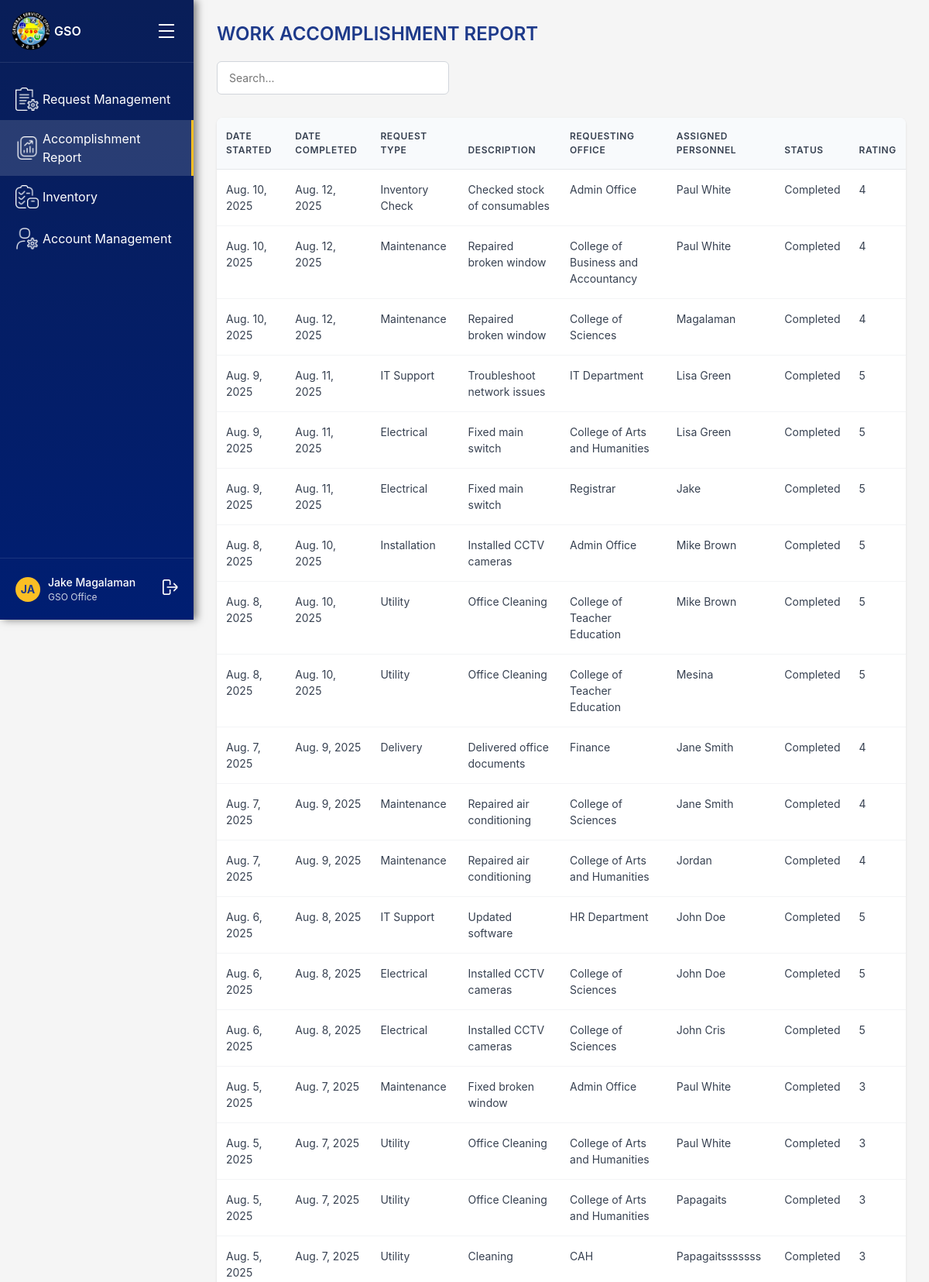
Page /reports/accomplishment-report/ (signed in, upper part) on the committed database.
### accounts/models.py (models this page shows)
class User(AbstractUser):
    ROLE_CHOICES = [
        ('gso', 'GSO Office'),
        ('unit_head', 'Unit Head'),
        ('personnel', 'Personnel'),
        ('employee', 'Employee'),
    ]
    UNIT_CHOICES = [
        ('admin', 'Admin'),
        ('requestor', 'Requestor'),
        ('maintenance', 'Maintenance'),
        ('electrical', 'Electrical'),
        ('utilities', 'Utilities'),
        ('motorpool', 'Motorpool'),
    ]
    STATUS_CHOICES = [
        ('active', 'Active'),
        ('inactive', 'Inactive'),
    ]
    status = models.CharField(max_length=10, choices=STATUS_CHOICES, default='active')
    role = models.CharField(max_length=20, choices=ROLE_CHOICES)
    unit = models.CharField(max_length=50, choices=UNIT_CHOICES, default='unassigned')

### reports/models.py (models this page shows, shortened)
class WorkAccomplishmentReport(models.Model):
    date_started = models.DateField()
    date_completed = models.DateField(null=True, blank=True)
    request_type = models.CharField(max_length=100)
    description = models.TextField()
    requesting_office = models.CharField(max_length=255)
    assigned_personnel = models.CharField(max_length=255)
    status = models.CharField(max_length=50)
    rating = models.CharField(max_length=50, null=True, blank=True)
    created_at = models.DateTimeField(auto_now_add=True)

### reports/views.py (the view)
# urls.py: path("accomplishment-report/", views.accomplishment_report, name="accomplishment_report"),
@login_required
def accomplishment_report(request):
    reports = WorkAccomplishmentReport.objects.all().order_by("-date_started")
    return render(
        request,
        "gso_office/accomplishment_report/accomplishment_report.html",
        {"reports": reports}
    )

### templates/gso_office/accomplishment_report/accomplishment_report.html (shortened to what this page needs)
{% extends "gso_office/gso_base_dashboard.html" %}
{% block main_content %}
<div class="header">
    <h1 class="page-title">WORK ACCOMPLISHMENT REPORT</h1>
    <input type="text" class="search-bar" placeholder="Search...">
</div>
<div class="table-container">
    <table class="table">
        <thead>
            <tr>
            <th>Date Started</th>
            <th>Date Completed</th>
            <th>Request Type</th>
            <th>Description</th>
            <th>Requesting Office</th>
            <th>Assigned Personnel</th>
            <th>Status</th>
            <th>Rating</th>
            </tr>
        </thead>
        <tbody>
            {% for report in reports %}
            <tr>
                <td>{{ report.date_started }}</td>
                <td>{{ report.date_completed|default:"-" }}</td>
                <td>{{ report.request_type }}</td>
                <td>{{ report.description }}</td>
                <td>{{ report.requesting_office }}</td>
                <td>{{ report.assigned_personnel }}</td>
                <td>{{ report.status }}</td>
                <td>{{ report.rating|default:"Not Rated" }}</td>
            </tr>
            {% empty %}
            <tr>
                <td colspan="8">No reports available</td>
            </tr>
            {% endfor %}
        </tbody>
        </table>
</div>
{% endblock %}

### templates/gso_office/gso_base_dashboard.html (shortened to what this page needs)
{% load static %}
<!DOCTYPE html>
<html lang="en">
<head>
  <link href="https://cdn.jsdelivr.net/npm/bootstrap@5.3.3/dist/css/bootstrap.min.css" rel="stylesheet">
  <link rel="stylesheet" href="{% static 'css/gso_dashboard.css' %}" />
</head>
<body>
    <div class="sidebar" id="sidebar">
        <div class="logo-section">
            <div class="logo">
                <img src="{% static 'images/gso_logo.png' %}" alt="General Services Office Logo">
            </div>
            <span style="font-weight: 600;">GSO</span>
            <div class="hamburger" id="sidebarToggle">
                <div class="bar"></div>
                <div class="bar"></div>
                <div class="bar"></div>
            </div>
        </div>
    {% url 'request_management' as request_management_url %}
    {% url 'accomplishment_report' as accomplishment_report_url %}
    {% url 'gso_inventory' as gso_inventory_url %}
    {% url 'account_management' as account_management_url %}
    <div class="nav-menu">
        <a href="{{ request_management_url }}" class="nav-link">
            <div class="nav-item {% if request.path == request_management_url or request.path == '/requests/gso/' %}active{% endif %}">
                <div class="nav-icon">
                    <img src="{% static 'images/gso_office/request_icon.png' %}" alt="Request Management">
                </div>
                <span>Request Management</span>
            </div>
        </a>
        <a href="{{ accomplishment_report_url }}" class="nav-link">
            <div class="nav-item {% if request.path == accomplishment_report_url %}active{% endif %}">
                <div class="nav-icon">
                    <img src="{% static 'images/gso_office/report_icon.png' %}" alt="Accomplishment Report">
                </div>
                <span>Accomplishment Report</span>
            </div>
        </a>
        <a href="{{ gso_inventory_url }}" class="nav-link">
            <div class="nav-item {% if request.path == gso_inventory_url %}active{% endif %}">
                <div class="nav-icon">
                    <img src="{% static 'images/unit_head/inventory_icon.png' %}" alt="Inventory">
                </div>
                <span>Inventory</span>
            </div>
        </a>
        <a href="{{ account_management_url }}" class="nav-link">
            <div class="nav-item {% if request.path == account_management_url %}active{% endif %}">
                <div class="nav-icon">
                    <img src="{% static 'images/gso_office/account_icon.png' %}" alt="Account Management">
                </div>
                <span>Account Management</span>
            </div>
        </a>
    </div>
    <div class="user-section">
        <div class="user-avatar">
            {{ user.first_name|default:user.username|slice:":2"|upper }}
        </div>
        <div class="user-info">
            <div class="user-name">{{ user.get_full_name|default:user.username }}</div>
            <div class="user-role">{{ user.get_role_display }}</div>
        </div>
        <div class="logout-icon" style="margin-left: auto; cursor: pointer;">
            <form method="post" action="{% url 'logout' %}" style="display: inline;">
                <button type="submit" style="background: none; border: none; color: inherit; cursor: pointer;">
                    <img src="{% static 'images/logout.png' %}" alt="Logout">
                </button>
            </form>
        </div>
    </div>
</div>
<div class="main-content">
    {% block main_content %}{% endblock %}
</div>
</body>
</html>

### static/css/gso_dashboard.css (style rules this page uses)
* { margin: 0; padding: 0; box-sizing: border-box; }
body { font-family: -apple-system, BlinkMacSystemFont, 'Segoe UI', Roboto, sans-serif; background-color: #f5f5f5; display: flex; min-height: 100vh; }
.sidebar { width: 250px; background: linear-gradient(180deg, #091e58 0%, #001e72 100%); color: white; display: flex; flex-direction: column; position: fixed; height: 100vh; left: 0; top: 0; box-shadow: 4px 0 10px rgba(0, 0, 0, 0.5); transition: width 0.3s ease, transform 0.3s ease; }
.logo-section { padding: 20px; display: flex; align-items: center; gap: 10px; border-bottom: 1px solid rgba(255, 255, 255, 0.1); }
.logo { width: 40px; height: 40px; background: #fbbf24; border-radius: 50%; display: flex; align-items: center; justify-content: center; font-weight: bold; color: #1e3a8a; }
.nav-menu { flex: 1; padding: 20px 0; }
.nav-item { display: flex; align-items: center; padding: 12px 20px; cursor: pointer; transition: background-color 0.2s; gap: 5px; }
.nav-item.active { background-color: rgba(233, 233, 233, 0.15); border-right: 3px solid #fbbf24; }
.nav-icon img { width: 30px; height: auto; object-fit: contain; display: block; }
.nav-link { text-decoration: none; color: inherit; display: block; }
.user-section { padding: 20px; border-top: 1px solid rgba(255, 255, 255, 0.1); display: flex; align-items: center; gap: 10px; }
.user-avatar { width: 32px; height: 32px; background: #fbbf24; border-radius: 50%; display: flex; align-items: center; justify-content: center; font-weight: bold; color: #1e3a8a; font-size: 14px; }
.user-info { flex: 1; }
.user-name { font-size: 14px; font-weight: 500; }
.user-role { font-size: 12px; opacity: 0.8; }
.logout-icon img { width: 20px; height: auto; object-fit: contain; display: block; }
.main-content { flex: 1; margin-left: 250px; padding: 30px; transition: margin-left 0.3s ease; }
.header { margin-bottom: 30px; }
.page-title { font-size: 24px; font-weight: 600; color: #1e3a8a; margin-bottom: 20px; }
.search-bar { width: 300px; padding: 10px 15px; border: 1px solid #d1d5db; border-radius: 6px; font-size: 14px; }
.table-container { background: white; border-radius: 8px; box-shadow: 0 1px 3px rgba(0, 0, 0, 0.1); overflow: hidden; }
.table { width: 100%; border-collapse: collapse; }
.table th { background-color: #f8fafc; padding: 15px 12px; text-align: left; font-weight: 600; font-size: 12px; color: #374151; text-transform: uppercase; letter-spacing: 0.05em; border-bottom: 1px solid #e5e7eb; }
.table td { padding: 15px 12px; border-bottom: 1px solid #f3f4f6; font-size: 14px; color: #374151; }
.logo img { width: 50px; height: auto; }
.hamburger { margin-left: auto; cursor: pointer; padding: 5px; display: flex; flex-direction: column; cursor: pointer; padding: 5px; }
.hamburger .bar { width: 20px; height: 2px; background-color: white; margin: 3px 0; }

### rows in the picture
User: first_name "JA", get_full_name "Jake Magalaman", role "GSO Office"
WorkAccomplishmentReport: date_started "Aug. 10, 2025", date_completed "Aug. 12, 2025", request_type "Inventory Check", description "Checked stock of consumables", requesting_office "Admin Office", assigned_personnel "Paul White", status "Completed", rating "4"
WorkAccomplishmentReport: date_started "Aug. 10, 2025", date_completed "Aug. 12, 2025", request_type "Maintenance", description "Repaired broken window", requesting_office "College of Business and Accountancy", assigned_personnel "Paul White", status "Completed", rating "4"
WorkAccomplishmentReport: date_started "Aug. 10, 2025", date_completed "Aug. 12, 2025", request_type "Maintenance", description "Repaired broken window", requesting_office "College of Sciences", assigned_personnel "Magalaman", status "Completed", rating "4"
WorkAccomplishmentReport: date_started "Aug. 9, 2025", date_completed "Aug. 11, 2025", request_type "IT Support", description "Troubleshoot network issues", requesting_office "IT Department", assigned_personnel "Lisa Green", status "Completed", rating "5"
WorkAccomplishmentReport: date_started "Aug. 9, 2025", date_completed "Aug. 11, 2025", request_type "Electrical", description "Fixed main switch", requesting_office "College of Arts and Humanities", assigned_personnel "Lisa Green", status "Completed", rating "5"
WorkAccomplishmentReport: date_started "Aug. 9, 2025", date_completed "Aug. 11, 2025", request_type "Electrical", description "Fixed main switch", requesting_office "Registrar", assigned_personnel "Jake", status "Completed", rating "5"
WorkAccomplishmentReport: date_started "Aug. 8, 2025", date_completed "Aug. 10, 2025", request_type "Installation", description "Installed CCTV cameras", requesting_office "Admin Office", assigned_personnel "Mike Brown", status "Completed", rating "5"
WorkAccomplishmentReport: date_started "Aug. 8, 2025", date_completed "Aug. 10, 2025", request_type "Utility", description "Office Cleaning", requesting_office "College of Teacher Education", assigned_personnel "Mike Brown", status "Completed", rating "5"
WorkAccomplishmentReport: date_started "Aug. 8, 2025", date_completed "Aug. 10, 2025", request_type "Utility", description "Office Cleaning", requesting_office "College of Teacher Education", assigned_personnel "Mesina", status "Completed", rating "5"
WorkAccomplishmentReport: date_started "Aug. 7, 2025", date_completed "Aug. 9, 2025", request_type "Delivery", description "Delivered office documents", requesting_office "Finance", assigned_personnel "Jane Smith", status "Completed", rating "4"
WorkAccomplishmentReport: date_started "Aug. 7, 2025", date_completed "Aug. 9, 2025", request_type "Maintenance", description "Repaired air conditioning", requesting_office "College of Sciences", assigned_personnel "Jane Smith", status "Completed", rating "4"
WorkAccomplishmentReport: date_started "Aug. 7, 2025", date_completed "Aug. 9, 2025", request_type "Maintenance", description "Repaired air conditioning", requesting_office "College of Arts and Humanities", assigned_personnel "Jordan", status "Completed", rating "4"
WorkAccomplishmentReport: date_started "Aug. 6, 2025", date_completed "Aug. 8, 2025", request_type "IT Support", description "Updated software", requesting_office "HR Department", assigned_personnel "John Doe", status "Completed", rating "5"
WorkAccomplishmentReport: date_started "Aug. 6, 2025", date_completed "Aug. 8, 2025", request_type "Electrical", description "Installed CCTV cameras", requesting_office "College of Sciences", assigned_personnel "John Doe", status "Completed", rating "5"
WorkAccomplishmentReport: date_started "Aug. 6, 2025", date_completed "Aug. 8, 2025", request_type "Electrical", description "Installed CCTV cameras", requesting_office "College of Sciences", assigned_personnel "John Cris", status "Completed", rating "5"
WorkAccomplishmentReport: date_started "Aug. 5, 2025", date_completed "Aug. 7, 2025", request_type "Maintenance", description "Fixed broken window", requesting_office "Admin Office", assigned_personnel "Paul White", status "Completed", rating "3"
WorkAccomplishmentReport: date_started "Aug. 5, 2025", date_completed "Aug. 7, 2025", request_type "Utility", description "Office Cleaning", requesting_office "College of Arts and Humanities", assigned_personnel "Paul White", status "Completed", rating "3"
WorkAccomplishmentReport: date_started "Aug. 5, 2025", date_completed "Aug. 7, 2025", request_type "Utility", description "Office Cleaning", requesting_office "College of Arts and Humanities", assigned_personnel "Papagaits", status "Completed", rating "3"
WorkAccomplishmentReport: date_started "Aug. 5, 2025", date_completed "Aug. 7, 2025", request_type "Utility", description "Cleaning", requesting_office "CAH", assigned_personnel "Papagaitsssssss", status "Completed", rating "3"
